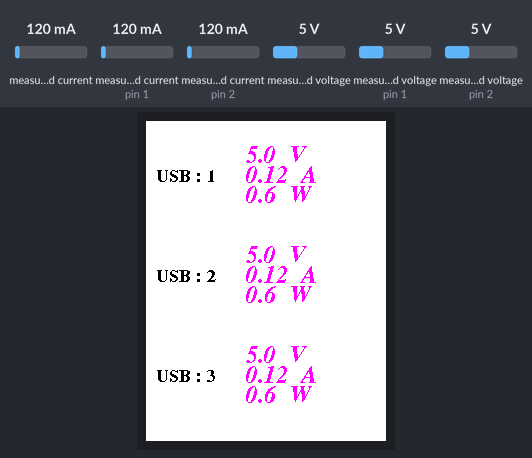
Simulated run of this sketch. Board: Arduino Uno, built with avr-gcc and run on an emulated ATmega328P. Shown: 240×320 colour display. The inputs (shaded band) are chosen by the test bench; at power-on: measured current 120 mA, measured current (sensors on pin 1, pin 2) 120 mA, measured voltage 5 V, measured voltage (sensors on pin 1, pin 2) 5 V.

Above: at 6.5 s.
6.6 s: measured current (sensor 0) set to 40 mA
At 7.8 s:
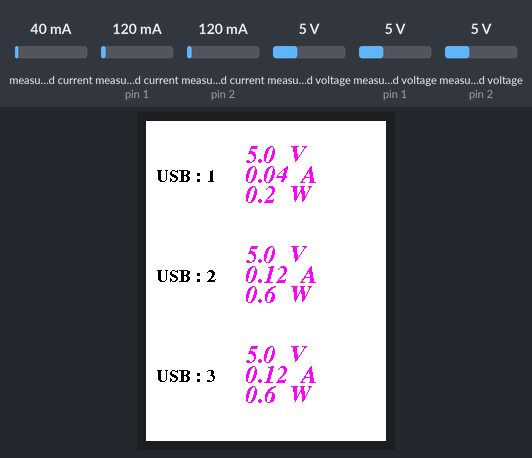
9.0 s: measured current (sensor on pin 1) set to 40 mA
At 10.6 s:
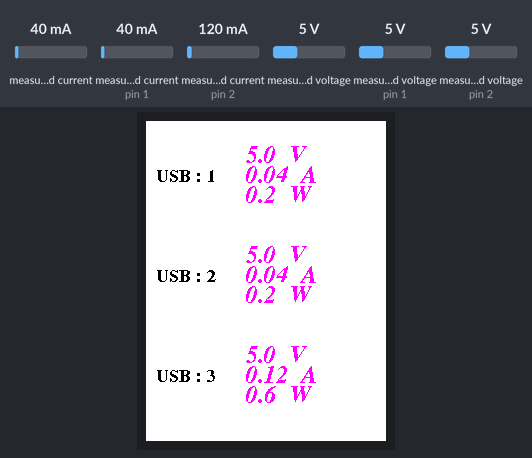
11.1 s: measured current (sensor on pin 2) set to 40 mA
At 12.2 s:
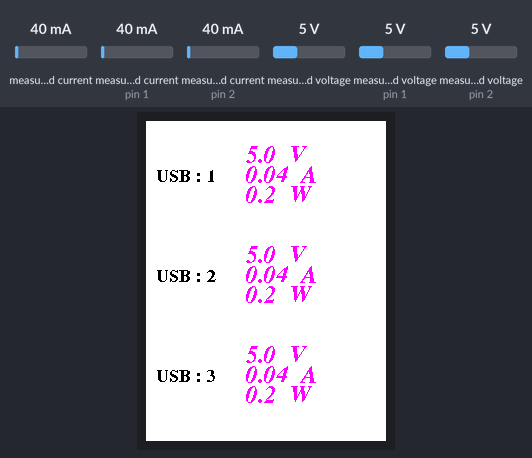
13.2 s: measured voltage (sensor 0) set to 0.3 V
At 15.0 s:
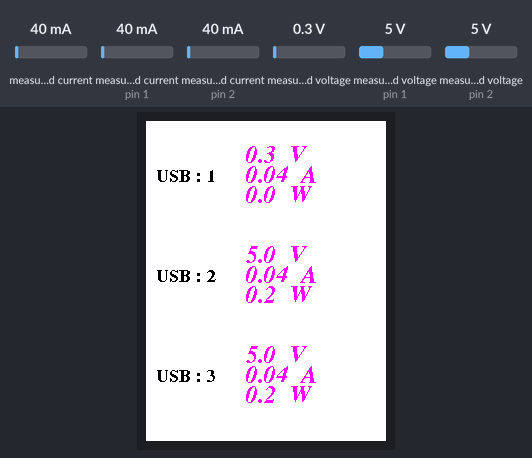
15.4 s: measured voltage (sensor on pin 1) set to 0.3 V
At 16.6 s:
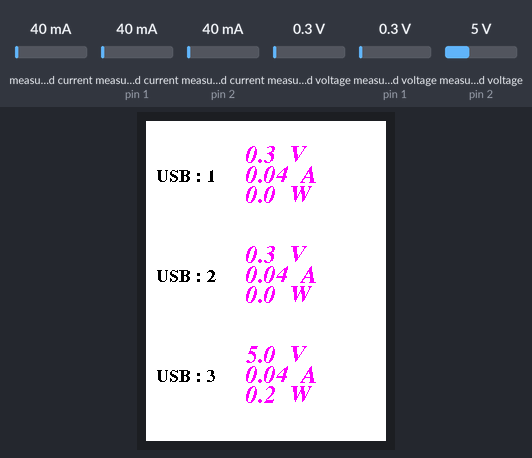
17.5 s: measured voltage (sensor on pin 2) set to 0.3 V
At 19.4 s:
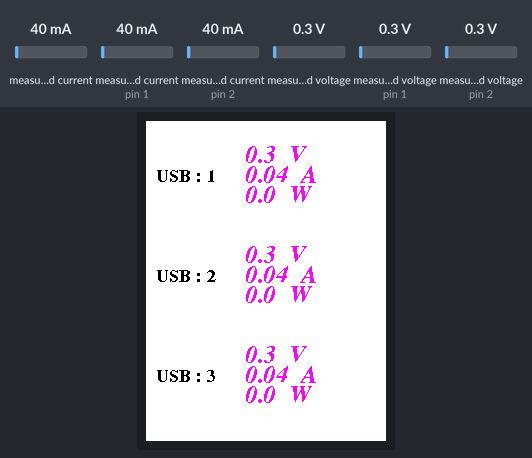
Timing chart, 0 to 20.6 s (numbered marks = the images above; inputs shaded):
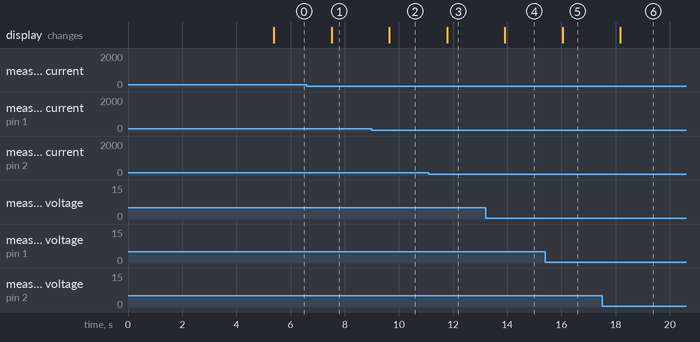

The sketch:

FAST_CHARGING_HUB.ino
```cpp
#include <Wire.h>
#include <INA3221.h>
#include <Adafruit_GFX.h>
#include <Adafruit_ST7789.h>

#define TFT_CS       10   // Chip select (CS) line for TFT display
#define TFT_RST      9    // Reset (RST) line for TFT display
#define TFT_DC       8    // Data/command (DC) line for TFT display

#define TFT_WIDTH    240  // Width of the TFT display
#define TFT_HEIGHT   320  // Height of the TFT display

Adafruit_ST7789 tft = Adafruit_ST7789(TFT_CS, TFT_DC, TFT_RST);

#define INA3221_ADDR 0x40 // I2C address of the INA3221
INA3221 ina3221(INA3221_ADDR);

// Include the custom font
#include <Fonts/FreeSerifBold9pt7b.h>
#include <Fonts/FreeSerifBoldItalic12pt7b.h>

void setup() {
  Serial.begin(9600);

  tft.init(TFT_WIDTH, TFT_HEIGHT); // Initialize the TFT display
  tft.setRotation(2);               // Set display rotation

  tft.fillScreen(ST77XX_YELLOW);
  tft.setFont(&FreeSerifBold9pt7b);
  tft.setCursor(10, 60);
  tft.setTextColor(ST77XX_BLACK);
  tft.setTextSize(2);
  tft.print("     FAST");
  tft.setCursor(10, 110);
  tft.print(" CHARGER");
  tft.setCursor(10, 160);
  tft.print("  MADE BY");
  tft.setCursor(10, 210);
  tft.print("    CHAND");
  tft.setCursor(10, 260);
  tft.print("  MOBILES");
  delay(5000); // Display for one second

  tft.fillScreen(ST77XX_WHITE); // Set background color to black

  ina3221.begin(); // Initialize the INA3221

  // Display labels for USB ports with increased text size
  displayUSBLabels();
}

void loop() {
  float voltage[3];
  float current[3];
  float power[3];

  // Read voltage, current, and power for each channel of INA3221
  for (int i = 0; i < 3; i++) {
    voltage[i] = ina3221.getVoltage(i);
    current[i] = ina3221.getCurrent(i) / 1.0; // Convert mA to A
    power[i] = voltage[i] * current[i];
  }

  // Display readings on the screen
  for (int i = 0; i < 3; i++) {
    displayReading(i, voltage[i], current[i], power[i]);
  }

  delay(1000); // Update every 1 second
}

void displayUSBLabels() {
  tft.setTextColor(ST77XX_BLACK);

  // Set the custom font size for USB labels

  tft.setTextSize(1);

  for (int i = 0; i < 3; i++) {
    tft.setCursor(0, i * 100 + 60); // Set cursor position
    tft.print("  USB : ");
    tft.print(i + 1);
    tft.println("");
  }
}

void displayReading(int port, float voltage, float current, float power) {
  tft.setTextColor(ST77XX_MAGENTA);

  // Set the default font size for readings
  tft.setTextSize(1);
  tft.setFont(&FreeSerifBoldItalic12pt7b);

  tft.fillRect(80, port * 100 + 15, TFT_WIDTH - 80, 99, ST77XX_WHITE); // Clear background for readings

  tft.setCursor(100, port * 100 + 40);
  tft.print(voltage, 1);
  tft.println("  V");
  tft.setCursor(100, port * 100 + 60);
  tft.print(current, 2); // Print current with 3 decimal places
  tft.println("  A");
  tft.setCursor(100, port * 100 + 80);
  tft.print(power, 1);   // Print power with 1 decimal place
  tft.println("  W");
}
```

Measured:
- after the input at 6.6 s, the display: changes after 0.92 s (image 1)
- after the input at 9.0 s, the display: changes after 0.65 s (image 2)
- after the input at 11.1 s, the display: changes after 0.68 s (image 3)
- after the input at 13.2 s, the display: changes after 0.71 s (image 4)
- after the input at 15.4 s, the display: changes after 0.65 s (image 5)
- after the input at 17.5 s, the display: changes after 0.68 s (image 6)
